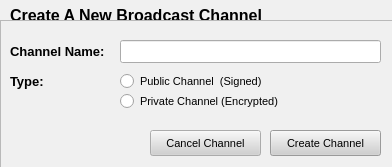
<ui version="4.0" >
 <class>ChanCreateDialog</class>
 <widget class="QWidget" name="ChanCreateDialog" >
  <property name="geometry" >
   <rect>
    <x>0</x>
    <y>0</y>
    <width>392</width>
    <height>167</height>
   </rect>
  </property>
  <property name="sizePolicy" >
   <sizepolicy>
    <hsizetype>7</hsizetype>
    <vsizetype>7</vsizetype>
    <horstretch>0</horstretch>
    <verstretch>0</verstretch>
   </sizepolicy>
  </property>
  <property name="palette" >
   <palette>
    <active>
     <colorrole role="WindowText" >
      <brush brushstyle="SolidPattern" >
       <color alpha="255" >
        <red>0</red>
        <green>0</green>
        <blue>0</blue>
       </color>
      </brush>
     </colorrole>
     <colorrole role="Button" >
      <brush brushstyle="SolidPattern" >
       <color alpha="255" >
        <red>208</red>
        <green>208</green>
        <blue>208</blue>
       </color>
      </brush>
     </colorrole>
     <colorrole role="Light" >
      <brush brushstyle="SolidPattern" >
       <color alpha="255" >
        <red>255</red>
        <green>255</green>
        <blue>255</blue>
       </color>
      </brush>
     </colorrole>
     <colorrole role="Midlight" >
      <brush brushstyle="SolidPattern" >
       <color alpha="255" >
        <red>247</red>
        <green>247</green>
        <blue>247</blue>
       </color>
      </brush>
     </colorrole>
     <colorrole role="Dark" >
      <brush brushstyle="SolidPattern" >
       <color alpha="255" >
        <red>104</red>
        <green>104</green>
        <blue>104</blue>
       </color>
      </brush>
     </colorrole>
     <colorrole role="Mid" >
      <brush brushstyle="SolidPattern" >
       <color alpha="255" >
        <red>139</red>
        <green>139</green>
        <blue>139</blue>
       </color>
      </brush>
     </colorrole>
     <colorrole role="Text" >
      <brush brushstyle="SolidPattern" >
       <color alpha="255" >
        <red>0</red>
        <green>0</green>
        <blue>0</blue>
       </color>
      </brush>
     </colorrole>
     <colorrole role="BrightText" >
      <brush brushstyle="SolidPattern" >
       <color alpha="255" >
        <red>255</red>
        <green>255</green>
        <blue>255</blue>
       </color>
      </brush>
     </colorrole>
     <colorrole role="ButtonText" >
      <brush brushstyle="SolidPattern" >
       <color alpha="255" >
        <red>0</red>
        <green>0</green>
        <blue>0</blue>
       </color>
      </brush>
     </colorrole>
     <colorrole role="Base" >
      <brush brushstyle="SolidPattern" >
       <color alpha="255" >
        <red>255</red>
        <green>255</green>
        <blue>255</blue>
       </color>
      </brush>
     </colorrole>
     <colorrole role="Window" >
      <brush brushstyle="SolidPattern" >
       <color alpha="255" >
        <red>240</red>
        <green>240</green>
        <blue>240</blue>
       </color>
      </brush>
     </colorrole>
     <colorrole role="Shadow" >
      <brush brushstyle="SolidPattern" >
       <color alpha="255" >
        <red>0</red>
        <green>0</green>
        <blue>0</blue>
       </color>
      </brush>
     </colorrole>
     <colorrole role="Highlight" >
      <brush brushstyle="SolidPattern" >
       <color alpha="255" >
        <red>0</red>
        <green>0</green>
        <blue>128</blue>
       </color>
      </brush>
     </colorrole>
     <colorrole role="HighlightedText" >
      <brush brushstyle="SolidPattern" >
       <color alpha="255" >
        <red>255</red>
        <green>255</green>
        <blue>255</blue>
       </color>
      </brush>
     </colorrole>
     <colorrole role="Link" >
      <brush brushstyle="SolidPattern" >
       <color alpha="255" >
        <red>0</red>
        <green>0</green>
        <blue>255</blue>
       </color>
      </brush>
     </colorrole>
     <colorrole role="LinkVisited" >
      <brush brushstyle="SolidPattern" >
       <color alpha="255" >
        <red>255</red>
        <green>0</green>
        <blue>255</blue>
       </color>
      </brush>
     </colorrole>
     <colorrole role="AlternateBase" >
      <brush brushstyle="SolidPattern" >
       <color alpha="255" >
        <red>231</red>
        <green>231</green>
        <blue>231</blue>
       </color>
      </brush>
     </colorrole>
    </active>
    <inactive>
     <colorrole role="WindowText" >
      <brush brushstyle="SolidPattern" >
       <color alpha="255" >
        <red>0</red>
        <green>0</green>
        <blue>0</blue>
       </color>
      </brush>
     </colorrole>
     <colorrole role="Button" >
      <brush brushstyle="SolidPattern" >
       <color alpha="255" >
        <red>208</red>
        <green>208</green>
        <blue>208</blue>
       </color>
      </brush>
     </colorrole>
     <colorrole role="Light" >
      <brush brushstyle="SolidPattern" >
       <color alpha="255" >
        <red>255</red>
        <green>255</green>
        <blue>255</blue>
       </color>
      </brush>
     </colorrole>
     <colorrole role="Midlight" >
      <brush brushstyle="SolidPattern" >
       <color alpha="255" >
        <red>247</red>
        <green>247</green>
        <blue>247</blue>
       </color>
      </brush>
     </colorrole>
     <colorrole role="Dark" >
      <brush brushstyle="SolidPattern" >
       <color alpha="255" >
        <red>104</red>
        <green>104</green>
        <blue>104</blue>
       </color>
      </brush>
     </colorrole>
     <colorrole role="Mid" >
      <brush brushstyle="SolidPattern" >
       <color alpha="255" >
        <red>139</red>
        <green>139</green>
        <blue>139</blue>
       </color>
      </brush>
     </colorrole>
     <colorrole role="Text" >
      <brush brushstyle="SolidPattern" >
       <color alpha="255" >
        <red>0</red>
        <green>0</green>
        <blue>0</blue>
       </color>
      </brush>
     </colorrole>
     <colorrole role="BrightText" >
      <brush brushstyle="SolidPattern" >
       <color alpha="255" >
        <red>255</red>
        <green>255</green>
        <blue>255</blue>
       </color>
      </brush>
     </colorrole>
     <colorrole role="ButtonText" >
      <brush brushstyle="SolidPattern" >
       <color alpha="255" >
        <red>0</red>
        <green>0</green>
        <blue>0</blue>
       </color>
      </brush>
     </colorrole>
     <colorrole role="Base" >
      <brush brushstyle="SolidPattern" >
       <color alpha="255" >
        <red>255</red>
        <green>255</green>
        <blue>255</blue>
       </color>
      </brush>
     </colorrole>
     <colorrole role="Window" >
      <brush brushstyle="SolidPattern" >
       <color alpha="255" >
        <red>240</red>
        <green>240</green>
        <blue>240</blue>
       </color>
      </brush>
     </colorrole>
     <colorrole role="Shadow" >
      <brush brushstyle="SolidPattern" >
       <color alpha="255" >
        <red>0</red>
        <green>0</green>
        <blue>0</blue>
       </color>
      </brush>
     </colorrole>
     <colorrole role="Highlight" >
      <brush brushstyle="SolidPattern" >
       <color alpha="255" >
        <red>192</red>
        <green>192</green>
        <blue>192</blue>
       </color>
      </brush>
     </colorrole>
     <colorrole role="HighlightedText" >
      <brush brushstyle="SolidPattern" >
       <color alpha="255" >
        <red>0</red>
        <green>0</green>
        <blue>0</blue>
       </color>
      </brush>
     </colorrole>
     <colorrole role="Link" >
      <brush brushstyle="SolidPattern" >
       <color alpha="255" >
        <red>0</red>
        <green>0</green>
        <blue>255</blue>
       </color>
      </brush>
     </colorrole>
     <colorrole role="LinkVisited" >
      <brush brushstyle="SolidPattern" >
       <color alpha="255" >
        <red>255</red>
        <green>0</green>
        <blue>255</blue>
       </color>
      </brush>
     </colorrole>
     <colorrole role="AlternateBase" >
      <brush brushstyle="SolidPattern" >
       <color alpha="255" >
        <red>231</red>
        <green>231</green>
        <blue>231</blue>
       </color>
      </brush>
     </colorrole>
    </inactive>
    <disabled>
     <colorrole role="WindowText" >
      <brush brushstyle="SolidPattern" >
       <color alpha="255" >
        <red>104</red>
        <green>104</green>
        <blue>104</blue>
       </color>
      </brush>
     </colorrole>
     <colorrole role="Button" >
      <brush brushstyle="SolidPattern" >
       <color alpha="255" >
        <red>208</red>
        <green>208</green>
        <blue>208</blue>
       </color>
      </brush>
     </colorrole>
     <colorrole role="Light" >
      <brush brushstyle="SolidPattern" >
       <color alpha="255" >
        <red>255</red>
        <green>255</green>
        <blue>255</blue>
       </color>
      </brush>
     </colorrole>
     <colorrole role="Midlight" >
      <brush brushstyle="SolidPattern" >
       <color alpha="255" >
        <red>247</red>
        <green>247</green>
        <blue>247</blue>
       </color>
      </brush>
     </colorrole>
     <colorrole role="Dark" >
      <brush brushstyle="SolidPattern" >
       <color alpha="255" >
        <red>104</red>
        <green>104</green>
        <blue>104</blue>
       </color>
      </brush>
     </colorrole>
     <colorrole role="Mid" >
      <brush brushstyle="SolidPattern" >
       <color alpha="255" >
        <red>139</red>
        <green>139</green>
        <blue>139</blue>
       </color>
      </brush>
     </colorrole>
     <colorrole role="Text" >
      <brush brushstyle="SolidPattern" >
       <color alpha="255" >
        <red>104</red>
        <green>104</green>
        <blue>104</blue>
       </color>
      </brush>
     </colorrole>
     <colorrole role="BrightText" >
      <brush brushstyle="SolidPattern" >
       <color alpha="255" >
        <red>255</red>
        <green>255</green>
        <blue>255</blue>
       </color>
      </brush>
     </colorrole>
     <colorrole role="ButtonText" >
      <brush brushstyle="SolidPattern" >
       <color alpha="255" >
        <red>104</red>
        <green>104</green>
        <blue>104</blue>
       </color>
      </brush>
     </colorrole>
     <colorrole role="Base" >
      <brush brushstyle="SolidPattern" >
       <color alpha="255" >
        <red>240</red>
        <green>240</green>
        <blue>240</blue>
       </color>
      </brush>
     </colorrole>
     <colorrole role="Window" >
      <brush brushstyle="SolidPattern" >
       <color alpha="255" >
        <red>240</red>
        <green>240</green>
        <blue>240</blue>
       </color>
      </brush>
     </colorrole>
     <colorrole role="Shadow" >
      <brush brushstyle="SolidPattern" >
       <color alpha="255" >
        <red>0</red>
        <green>0</green>
        <blue>0</blue>
       </color>
      </brush>
     </colorrole>
     <colorrole role="Highlight" >
      <brush brushstyle="SolidPattern" >
       <color alpha="255" >
        <red>0</red>
        <green>0</green>
        <blue>128</blue>
       </color>
      </brush>
     </colorrole>
     <colorrole role="HighlightedText" >
      <brush brushstyle="SolidPattern" >
       <color alpha="255" >
        <red>255</red>
        <green>255</green>
        <blue>255</blue>
       </color>
      </brush>
     </colorrole>
     <colorrole role="Link" >
      <brush brushstyle="SolidPattern" >
       <color alpha="255" >
        <red>0</red>
        <green>0</green>
        <blue>255</blue>
       </color>
      </brush>
     </colorrole>
     <colorrole role="LinkVisited" >
      <brush brushstyle="SolidPattern" >
       <color alpha="255" >
        <red>255</red>
        <green>0</green>
        <blue>255</blue>
       </color>
      </brush>
     </colorrole>
     <colorrole role="AlternateBase" >
      <brush brushstyle="SolidPattern" >
       <color alpha="255" >
        <red>231</red>
        <green>231</green>
        <blue>231</blue>
       </color>
      </brush>
     </colorrole>
    </disabled>
   </palette>
  </property>
  <property name="font" >
   <font>
    <family>Arial</family>
    <pointsize>8</pointsize>
    <weight>50</weight>
    <italic>false</italic>
    <bold>false</bold>
    <underline>false</underline>
    <strikeout>false</strikeout>
   </font>
  </property>
  <property name="contextMenuPolicy" >
   <enum>Qt::NoContextMenu</enum>
  </property>
  <property name="windowTitle" >
   <string>Create a  new Broadcast Channel</string>
  </property>
  <property name="windowIcon" >
   <iconset resource="../images.qrc" >:/images/RShare16.png</iconset>
  </property>
  <widget class="QLabel" name="label_2" >
   <property name="geometry" >
    <rect>
     <x>10</x>
     <y>0</y>
     <width>391</width>
     <height>31</height>
    </rect>
   </property>
   <property name="font" >
    <font>
     <pointsize>12</pointsize>
     <weight>75</weight>
     <bold>true</bold>
    </font>
   </property>
   <property name="text" >
    <string>Create A New Broadcast Channel</string>
   </property>
  </widget>
  <widget class="QFrame" name="frame" >
   <property name="geometry" >
    <rect>
     <x>0</x>
     <y>20</y>
     <width>401</width>
     <height>151</height>
    </rect>
   </property>
   <property name="frameShape" >
    <enum>QFrame::StyledPanel</enum>
   </property>
   <property name="frameShadow" >
    <enum>QFrame::Raised</enum>
   </property>
   <widget class="QLabel" name="label_3" >
    <property name="geometry" >
     <rect>
      <x>10</x>
      <y>20</y>
      <width>101</width>
      <height>23</height>
     </rect>
    </property>
    <property name="font" >
     <font>
      <pointsize>10</pointsize>
      <weight>75</weight>
      <bold>true</bold>
     </font>
    </property>
    <property name="text" >
     <string>Channel Name:</string>
    </property>
   </widget>
   <widget class="QLabel" name="label_4" >
    <property name="geometry" >
     <rect>
      <x>10</x>
      <y>50</y>
      <width>41</width>
      <height>23</height>
     </rect>
    </property>
    <property name="font" >
     <font>
      <pointsize>10</pointsize>
      <weight>75</weight>
      <bold>true</bold>
     </font>
    </property>
    <property name="text" >
     <string>Type:</string>
    </property>
   </widget>
   <widget class="QRadioButton" name="publicButton" >
    <property name="geometry" >
     <rect>
      <x>120</x>
      <y>50</y>
      <width>271</width>
      <height>23</height>
     </rect>
    </property>
    <property name="text" >
     <string>Public Channel  (Signed)</string>
    </property>
   </widget>
   <widget class="QLineEdit" name="channelName" >
    <property name="geometry" >
     <rect>
      <x>120</x>
      <y>20</y>
      <width>261</width>
      <height>23</height>
     </rect>
    </property>
   </widget>
   <widget class="QRadioButton" name="privateButton" >
    <property name="geometry" >
     <rect>
      <x>120</x>
      <y>70</y>
      <width>271</width>
      <height>23</height>
     </rect>
    </property>
    <property name="text" >
     <string>Private Channel (Encrypted)</string>
    </property>
   </widget>
   <widget class="QPushButton" name="cancelButton" >
    <property name="geometry" >
     <rect>
      <x>150</x>
      <y>110</y>
      <width>111</width>
      <height>26</height>
     </rect>
    </property>
    <property name="text" >
     <string>Cancel Channel</string>
    </property>
   </widget>
   <widget class="QPushButton" name="createButton" >
    <property name="geometry" >
     <rect>
      <x>270</x>
      <y>110</y>
      <width>111</width>
      <height>26</height>
     </rect>
    </property>
    <property name="text" >
     <string>Create Channel</string>
    </property>
    <property name="default" >
     <bool>true</bool>
    </property>
   </widget>
  </widget>
 </widget>
 <resources>
  <include location="../images.qrc" />
 </resources>
 <connections/>
</ui>
